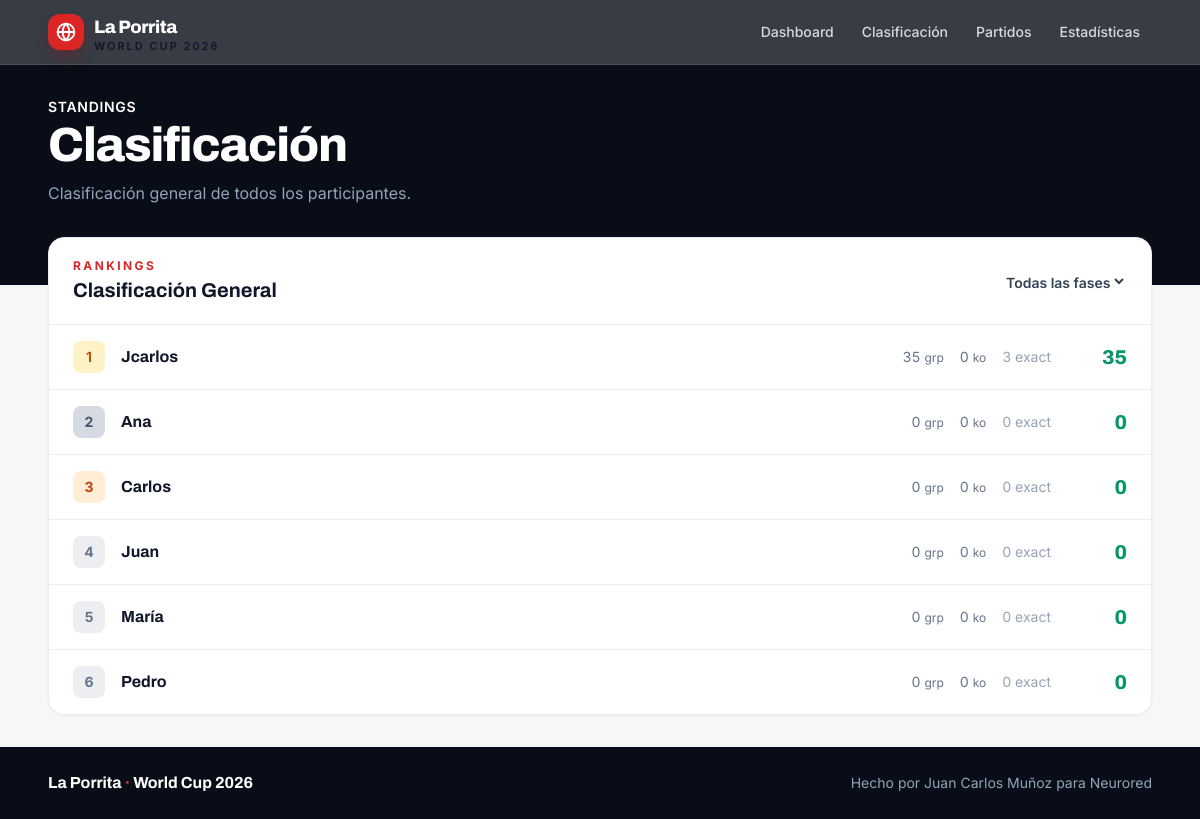
Screenshot of /classification/ with the database file from the repository.
### pool/models.py (models this page shows, shortened)
class StandingSnapshot(models.Model):
    participant = models.ForeignKey(
        Participant, on_delete=models.CASCADE, related_name="standings", verbose_name="Participant"
    )
    total_points = models.DecimalField(max_digits=8, decimal_places=2, default=0, verbose_name="Total Points")
    group_stage_points = models.DecimalField(max_digits=8, decimal_places=2, default=0, verbose_name="Group Stage Points")
    knockout_points = models.DecimalField(max_digits=8, decimal_places=2, default=0, verbose_name="Knockout Points")
    special_points = models.DecimalField(max_digits=8, decimal_places=2, default=0, verbose_name="Special Points")
    exact_predictions = models.PositiveIntegerField(default=0, verbose_name="Exact Predictions")
    sign_predictions = models.PositiveIntegerField(default=0, verbose_name="Sign Predictions")
    total_predictions = models.PositiveIntegerField(default=0, verbose_name="Total Predictions")
    snapshot_date = models.DateTimeField(auto_now_add=True, verbose_name="Snapshot Date")
    class Meta:
        ordering = ["-total_points", "-exact_predictions"]
        verbose_name = "Standing"
        verbose_name_plural = "Standings"

class Participant(models.Model):
    name = models.CharField(max_length=100, verbose_name="Name")
    email = models.EmailField(blank=True, verbose_name="Email")
    avatar_url = models.URLField(blank=True, verbose_name="Avatar URL")
    created_at = models.DateTimeField(auto_now_add=True)
    class Meta:
        ordering = ["name"]
        verbose_name = "Participant"
        verbose_name_plural = "Participants"

### pool/views.py (the view)
# urls.py: path("classification/", views.classification, name="classification"),
def classification(request):
    phase = request.GET.get("phase", "all")
    standings = StandingSnapshot.objects.select_related("participant").order_by("-total_points")
    if phase == "groups":
        standings = standings.order_by("-group_stage_points")
    elif phase == "knockout":
        standings = standings.order_by("-knockout_points")
    return render(request, "pool/classification.html", {
        "standings": standings,
        "current_phase": phase,
    })

### templates/pool/classification.html (shortened to what this page needs)
{% extends "base.html" %}
{% block content %}
<section class="bg-ink-950 text-white">
    <div class="max-w-6xl mx-auto px-4 sm:px-6 pt-8 pb-20">
        <p class="text-brand-400 font-semibold text-sm uppercase tracking-wider mb-1">Standings</p>
        <h1 class="font-heading font-extrabold text-4xl sm:text-5xl tracking-tight">Clasificación</h1>
        <p class="mt-3 text-ink-400 max-w-2xl">Clasificación general de todos los participantes.</p>
    </div>
</section>
<section class="max-w-6xl mx-auto px-4 sm:px-6 -mt-12 relative z-10 pb-8">
    <div class="bg-white rounded-2xl border border-ink-100 shadow-sm overflow-hidden">
        <div class="flex flex-col sm:flex-row sm:items-center sm:justify-between gap-4 px-5 sm:px-6 py-5 border-b border-ink-100">
            <div>
                <p class="text-xs font-bold uppercase tracking-[0.2em] text-brand-600">Rankings</p>
                <h2 class="mt-0.5 font-heading font-bold text-xl text-ink-900">Clasificación General</h2>
            </div>
            <select id="phase-filter" class="rounded-xl border-ink-200 bg-white text-sm font-semibold text-ink-700 focus:ring-brand-500 focus:border-brand-500"
                    hx-get="{% url 'pool:htmx_classification' %}"
                    hx-target="#classification-table"
                    hx-trigger="change"
                    hx-include="[name='phase']"
                    name="phase">
                <option value="all">Todas las fases</option>
            </select>
        </div>
        <div id="classification-table" class="divide-y divide-ink-100">
            {% for standing in standings %}
            <div class="grid grid-cols-[auto_1fr_auto] items-center gap-x-4 px-4 sm:px-6 py-4 hover:bg-ink-50/70 transition-colors">
                <span class="inline-flex items-center justify-center w-8 h-8 rounded-lg text-sm font-bold
                    {% if forloop.counter == 1 %}bg-amber-100 text-amber-700
                    {% elif forloop.counter == 2 %}bg-ink-200 text-ink-600
                    {% elif forloop.counter == 3 %}bg-orange-100 text-orange-700
                    {% else %}bg-ink-100 text-ink-500{% endif %}">
                    {{ forloop.counter }}
                </span>
                <a href="{% url 'pool:player_detail' standing.participant.pk %}" class="font-heading font-bold text-ink-900 hover:text-brand-600 transition-colors">{{ standing.participant.name }}</a>
                <div class="flex items-center gap-4 text-sm">
                    <span class="text-ink-500 hidden sm:inline tabular">{{ standing.group_stage_points|floatformat:"0" }} <span class="text-xs">grp</span></span>
                    <span class="text-ink-500 hidden sm:inline tabular">{{ standing.knockout_points|floatformat:"0" }} <span class="text-xs">ko</span></span>
                    <span class="text-ink-400 hidden md:inline tabular">{{ standing.exact_predictions }} exact</span>
                    <span class="font-heading font-extrabold text-xl text-emerald-600 min-w-[60px] text-right tabular">{{ standing.total_points|floatformat:"0" }}</span>
                </div>
            </div>
            {% empty %}
            <div class="px-6 py-16 text-center text-ink-400 text-sm">No hay datos de clasificación</div>
            {% endfor %}
        </div>
    </div>
</section>
{% endblock %}

### templates/base.html (style rules this page uses)
html { scroll-behavior: smooth; }
body { font-feature-settings: "cv11", "ss01"; }
.tabular { font-variant-numeric: tabular-nums; }

### rows the page displays
StandingSnapshot: participant.name "Jcarlos", group_stage_points "35", knockout_points "0", exact_predictions "3", total_points "35"
StandingSnapshot: participant.name "Ana", group_stage_points "0", knockout_points "0", exact_predictions "0", total_points "0"
StandingSnapshot: participant.name "Carlos", group_stage_points "0", knockout_points "0", exact_predictions "0", total_points "0"
StandingSnapshot: participant.name "Juan", group_stage_points "0", knockout_points "0", exact_predictions "0", total_points "0"
StandingSnapshot: participant.name "María", group_stage_points "0", knockout_points "0", exact_predictions "0", total_points "0"
StandingSnapshot: participant.name "Pedro", group_stage_points "0", knockout_points "0", exact_predictions "0", total_points "0"
